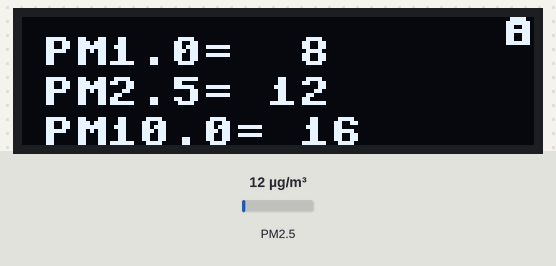
The program below on a simulated Raspberry Pi Pico running MicroPython. Shown: 128×32 one-colour display. Inputs (shaded band) come from the test bench; at power-on: PM2.5 12 µg/m³. Library files of the repository ran but are not shown: ssd1306.py; what the program prints to the serial console is not drawn.

Above: at 3.2 s.
3.3 s: PM2.5 set to 6 µg/m³
At 5.0 s:
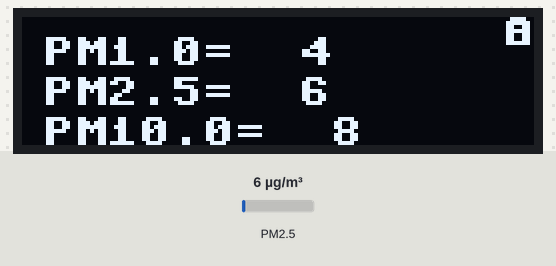
6.0 s: PM2.5 set to 75 µg/m³
At 7.2 s:
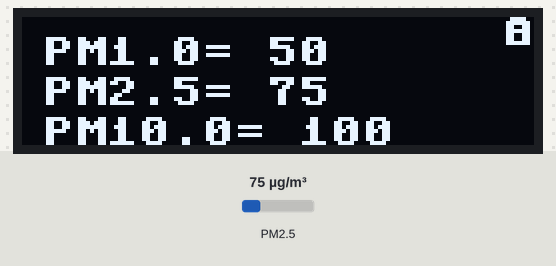
8.7 s: PM2.5 set to 150 µg/m³
At 11.7 s:
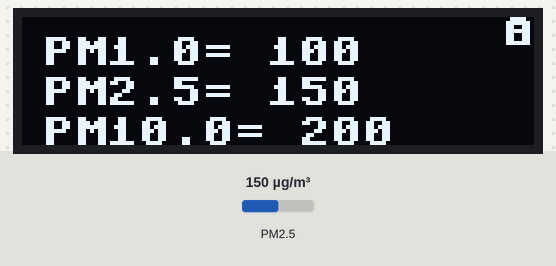
Timing chart, 0 to 13.2 s (numbered marks = the images above; inputs shaded):
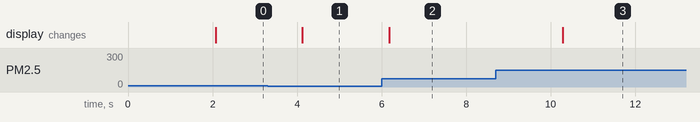

Measured:
- after the input at 3.3 s, the display: changes after 0.82 s (image 1)
- after the input at 6.0 s, the display: changes after 0.18 s (image 2)
- after the input at 8.7 s, the display: changes after 1.6 s (image 3)

The program:

Board_Test.py
```python
from machine import Pin, I2C, UART
import utime
import pmsa003

from ssd1306 import SSD1306_I2C

WIDTH  = 128                                            # oled display width
HEIGHT = 32                                             # oled display height

#i2c = I2C(0)                                            # Init I2C using I2C0 defaults, SCL=Pin(GP9), SDA=Pin(GP8), freq=400000
i2c = I2C(0,sda=Pin(20),scl=Pin(21))
print(i2c)
print("I2C Address      : "+hex(i2c.scan()[0]).upper()) # Display device address
print("I2C Configuration: "+str(i2c))                   # Display I2C config

oled = SSD1306_I2C(WIDTH, HEIGHT, i2c)                  # Init oled display

oled.fill(0)

# Methods
# ---------------------------------------------------------------------------
def read_value(sensor):
    oled.fill(0)
    oled.text("A",120,0)
    """Read a sensor value and store it in the database."""
    # Read the value from the sensor.
    reading = sensor.read()
    #now = datetime.utcnow()

    print(" pm10: {:d} pm25: {:d} pm100: {:d}" .format(reading.pm10_cf1, reading.pm25_cf1, reading.pm100_cf1))
    oled.text("PM1.0= {:2d}".format(reading.pm10_cf1),5,5)
    oled.show()
    oled.text("PM2.5= {:2d}".format(reading.pm25_cf1),5,15)
    oled.show()
    oled.text("PM10.0= {:2d}".format(reading.pm100_cf1),5,25)
    oled.show()
    oled.text("S",120,0)
    oled.show()


sensor = pmsa003.Sensor("0")
utime.sleep(2)

while True:
        read_value(sensor)
        utime.sleep(2) #delay of two sec
```

pmsa003.py
```python
"""
Interface to read from the plantower PMS A003 sensor.
"""
from machine import Pin, I2C, UART
import time
# Constants
# ---------------------------------------------------------------------------
DEFAULT_SERIAL_PORT = "0"
DEFAULT_READ_TIMEOUT = 2
# Classes
# ---------------------------------------------------------------------------
class SensorReading(object):
    """One single reading."""
    def __init__(self, line):
        self.pm10_cf1 = line[4] * 256 + line[5]
        self.pm25_cf1 = line[6] * 256 + line[7]
        self.pm100_cf1 = line[8] * 256 + line[9]
        self.pm10_std = line[10] * 256 + line[11]
        self.pm25_std = line[12] * 256 + line[13]
        self.pm100_std = line[14] * 256 + line[15]
        self.gr03um = line[16] * 256 + line[17]
        self.gr05um = line[18] * 256 + line[19]
        self.gr10um = line[20] * 256 + line[21]
        self.gr25um = line[22] * 256 + line[23]
        self.gr50um = line[24] * 256 + line[25]
        self.gr100um = line[26] * 256 + line[27]
class SensorException(Exception):
    """Exception if no data can be read."""
    pass
class Sensor(object):
    """The interface class."""
    def __init__(self,
                 port=DEFAULT_SERIAL_PORT,
                 read_timeout=DEFAULT_READ_TIMEOUT):
        self.port = port
        self.read_timeout = read_timeout
        try:
            self.serial =  UART(0, baudrate=9600, bits=8, parity=None, stop=1)
        except serial.SerialException as e:
            raise SensorException(str(e))
    def _verify(self, recv):
        """Verify the checksum of the data."""
        calc = 0
        ord_arr = []
        for c in bytearray(recv[:-2]):
            calc += c
            ord_arr.append(c)
        sent = (recv[-2] << 8) | recv[-1]
        if sent != calc:
            raise SensorException("Checksum invalid")
    def read(self):
        """Read a new value from the sensor."""
        recv = b''
        #timeout_time = time.monotonic() + self.read_timeout
        #self.serial.reset_input_buffer()
        while True:
            inp = self.serial.read(1)
            if inp == '':
                time.sleep(0.1)
                continue
            if inp == b'\x42':
                recv += inp
                inp = self.serial.read(1)
                if inp == b'\x4d':
                    recv += inp
                    recv += self.serial.read(30)
                    break
            '''if time.monotonic() > timeout_time:
                raise SensorException("No message recieved")'''
        self._verify(recv)
        return SensorReading(recv)
```
